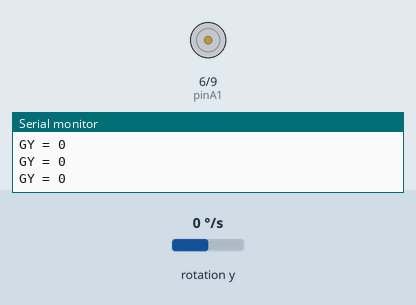
The sketch below on a simulated Arduino Uno, built with avr-gcc and run on an emulated ATmega328P. On the bench: motor-driver pin pairs drawn as motors (green arrow = first pin HIGH = forward, orange = second pin HIGH = backward, longer = more drive, scaled by the enable pin), the last lines printed to the serial monitor. Wiring (inferred from the names in the program): MPU-6050 motion sensor at I2C address 0x68. The inputs (shaded band) are chosen by the test bench; at power-on: rotation y 0 °/s.

Above: at 1.2 s.
1.3 s: rotation y set to -192 °/s
At 1.9 s:
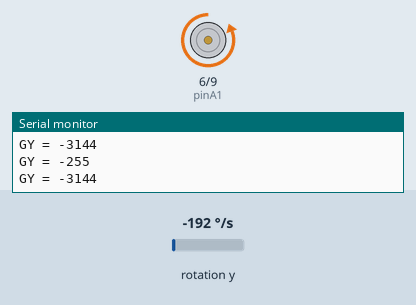
2.8 s: rotation y set to 100 °/s
At 3.2 s:
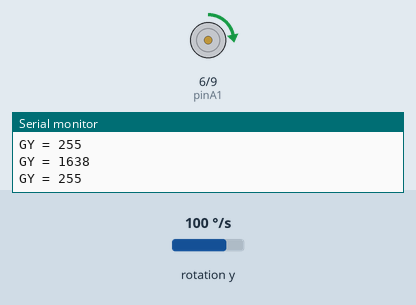
4.3 s: rotation y set to 4 °/s
At 4.9 s:
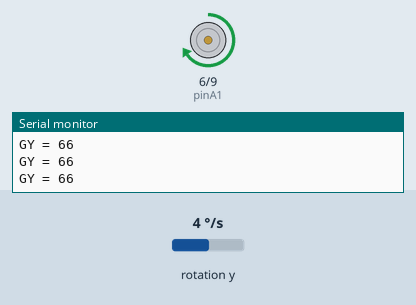
5.8 s: rotation y set to -4 °/s
At 6.7 s:
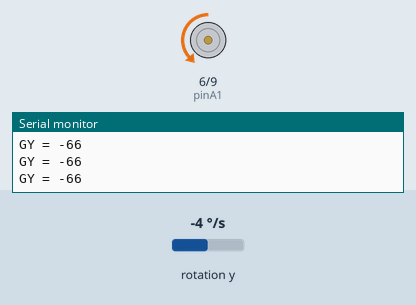
7.3 s: rotation y set to -100 °/s
At 7.8 s:
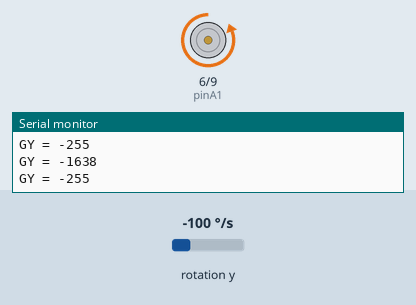
8.8 s: rotation y set to 192 °/s
At 9.2 s:
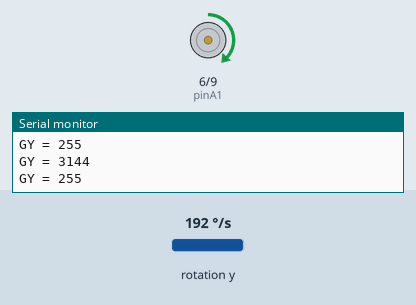
Timing chart, 0 to 11.3 s (numbered marks = the images above; inputs shaded):
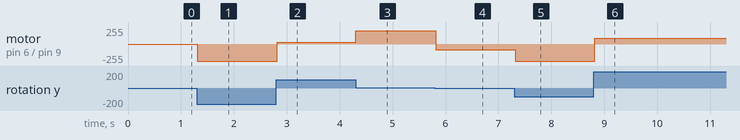

The sketch:

codigo_final.ino
```cpp
/*-------------------- GIROSCOPIO -------------------*/
#include <Wire.h>
//Direccion I2C de la MPU
#define MPU 0x68
#define GYRO_CONFIG 0x1B //direccion registro de configuracion del giroscopio
//MPU-6050 da los valores en enteros de 16 bits
//valores en bruto
int16_t GY;
/*---------------------------------------------------*/

/*---------------------- PWM --------------------------*/
int pinA1 = 6; // entrada de motor A1
int pinB1 = 9;// entrada motor B1
int pinEN1=11; // entrada ENABLE 1
int valorveloc =0;
/*------------------------------------------------------*/

void setup() {

/*-------------------- GIROSCOPIO ------------------------*/
Wire.begin();
   Wire.beginTransmission(MPU);
   Wire.write(0x6B);
   Wire.write(0);
   Wire.endTransmission(true);
   Wire.begin();
   Wire.beginTransmission(MPU);
   Wire.write(GYRO_CONFIG); //configuracion del rango de las salidas del giroscopio
   Wire.write(3<<3);
   Wire.endTransmission(true);
/*-------------------------------------------------------*/

/*--------------------- PWM -----------------------------*/
// inicializa los pines de salida:
  pinMode(pinA1, OUTPUT);
  pinMode(pinB1, OUTPUT);
  pinMode(pinEN1, OUTPUT);
  digitalWrite(pinEN1,HIGH);//lINEA ES LA CLAVE, RPA
/*-------------------------------------------------------*/

 Serial.begin(9600);
}

void loop() {
/*------------------------- GIROSCOPIO ------------------------*/
    //miramos valores del acelerometro
  Wire.beginTransmission(MPU);
  Wire.write(0x45); //pedimos el registro 0x45-corresponde al giroscopio en Y
  Wire.endTransmission(false);
  Wire.requestFrom(MPU,2,true);//apartir  del registro 0x45, pedimos el resto de registros
  GY=Wire.read()<<8|Wire.read();
  Serial.print("GY = ");
  Serial.println(GY);
/*-------------------------------------------------------------*/


if(GY >= 255){
  GY =255;
}

if(GY<=-255){
  GY = -255;
}

/*--------------------------- PWM -----------------------------*/
if(GY>0)
{
digitalWrite(pinA1,HIGH); //valores  ALTO en A y BAJO  en B simultaneamente
digitalWrite(pinB1,LOW); // hacen girar el motor 1 hacia adelante
valorveloc=map(GY, 0, 255, 255, 30);// convierte un valor 0 y 1023 al rango 0-255
analogWrite(pinEN1,valorveloc); // y establece la velocidad del motor con ese valor

}
else if(GY<0){
digitalWrite(pinA1,LOW);// valores ALTO en A y BAJO en B simultaneamente
digitalWrite(pinB1,HIGH); // hacen girar el motor 1 hacia adelante
valorveloc=map(GY, 0, -255, 30, 255); // convierte un valor entre 0 y 1023 al rango 0-255
analogWrite(pinEN1,valorveloc); // y establece la velocidad del motor con ese valor
}
/*------------------------------------------------------------------------------------*/
 Serial.print("GY = "); Serial.println(GY);
delay(10);

}
```

Measured:
- after the input at 1.3 s, motor on pin 6 (pinA1) / pin 9 (pinB1): stopped → backward 255/255 at once
- after the input at 2.8 s, motor on pin 6 (pinA1) / pin 9 (pinB1): backward 255/255 → forward 30/255 at once
- after the input at 4.3 s, motor on pin 6 (pinA1) / pin 9 (pinB1): forward 30/255 → forward 197/255 at once
- after the input at 5.8 s, motor on pin 6 (pinA1) / pin 9 (pinB1): forward 197/255 → backward 88/255 at once
- after the input at 7.3 s, motor on pin 6 (pinA1) / pin 9 (pinB1): backward 88/255 → backward 255/255 at once
- after the input at 8.8 s, motor on pin 6 (pinA1) / pin 9 (pinB1): backward 255/255 → forward 88/255 at once
